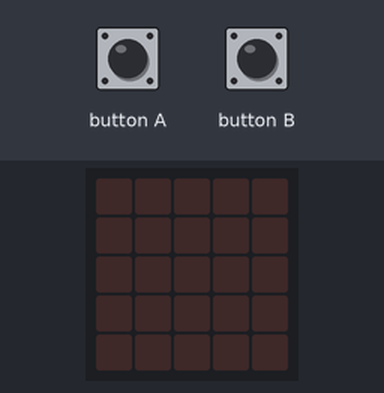
A program run on a simulated BBC micro:bit (MakeCode). Parts: the board's 5×5 LED display. Inputs (shaded band) come from the test bench.

Above: at 1.2 s.
1.3 s: button B pressed for 0.15 s
At 2.1 s:
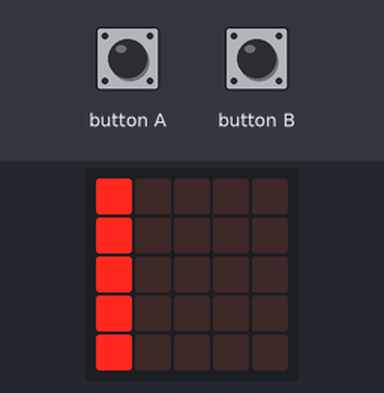
At 2.7 s:
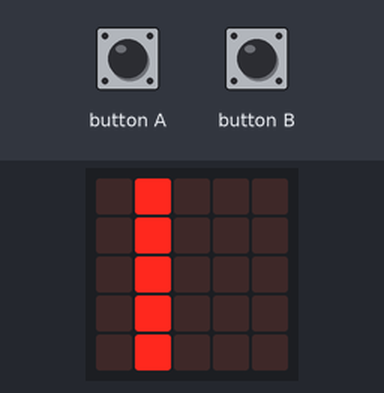
4.4 s: button A pressed for 0.15 s
At 5.25 s:
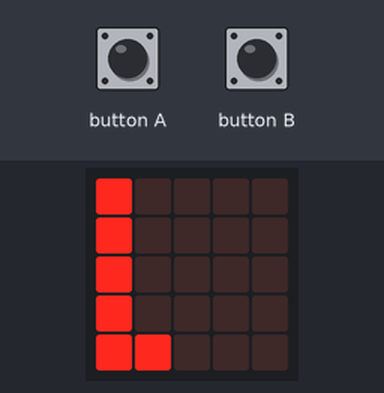
Timing chart, 0 to 7.4 s (numbered marks = the images above; inputs shaded):
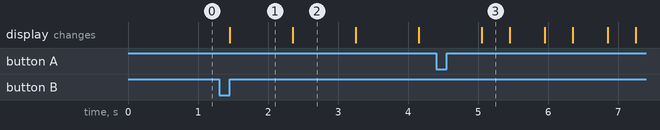

Measured:
- after the input at 1.3 s, the display: changes after 0.15 s (image 1)
- after the input at 4.4 s, the display: changes after 0.65 s (image 3)
- what the display in image 1 shows lasts 0.9 s, from 1.5 s to 2.4 s
- what the display in image 3 shows lasts 0.4 s, from 5.1 s to 5.5 s

The program:

main.ts
```typescript
input.onButtonPressed(Button.A, function () {
    basic.pause(500)
    basic.showLeds(`
        # . . . .
        # . . . .
        # . . . .
        # . . . .
        # # . . .
        `)
    basic.pause(500)
    basic.showLeds(`
        . . . . .
        . # . # .
        . # . # .
        . # . # .
        . # # # .
        `)
    basic.pause(500)
    basic.showLeds(`
        . . . . .
        . . # . .
        . . # . .
        . . # . .
        . . # . .
        `)
    basic.pause(500)
    basic.showLeds(`
        . . # # .
        . . # . .
        . . # # .
        . . . # .
        . . # # .
        `)
    basic.pause(500)
    basic.clearScreen()
})
input.onButtonPressed(Button.B, function () {
    basic.showLeds(`
        # . . . .
        # . . . .
        # . . . .
        # . . . .
        # . . . .
        `)
    basic.pause(500)
    basic.showLeds(`
        . # . . .
        . # . . .
        . # . . .
        . # . . .
        . # . . .
        `)
    basic.pause(500)
    basic.showLeds(`
        . . . . .
        . . # . .
        . . # . .
        . . # . .
        . . # . .
        `)
    basic.pause(500)
    basic.showLeds(`
        . . . # .
        . . . # .
        . . . # .
        . . . # .
        . . . # .
        `)
    basic.pause(500)
    basic.showLeds(`
        . . . . #
        . . . . #
        . . . . #
        . . . . #
        . . . . #
        `)
    basic.pause(500)
    basic.showLeds(`
        . . . # .
        . . . # .
        . . . # .
        . . . # .
        . . . # .
        `)
    basic.pause(500)
    basic.showLeds(`
        . . # . .
        . . # . .
        . . # . .
        . . # . .
        . . # . .
        `)
    basic.pause(500)
    basic.showLeds(`
        . # . . .
        . # . . .
        . # . . .
        . # . . .
        . # . . .
        `)
    basic.pause(500)
    basic.showLeds(`
        # . . . .
        # . . . .
        # . . . .
        # . . . .
        # . . . .
        `)
    basic.pause(500)
    basic.clearScreen()
})
basic.forever(function () {

})
```

test.ts
```typescript
// les proves van aquí; això no es compilarà quan aquest paquet s'usi com a extensió.
```
